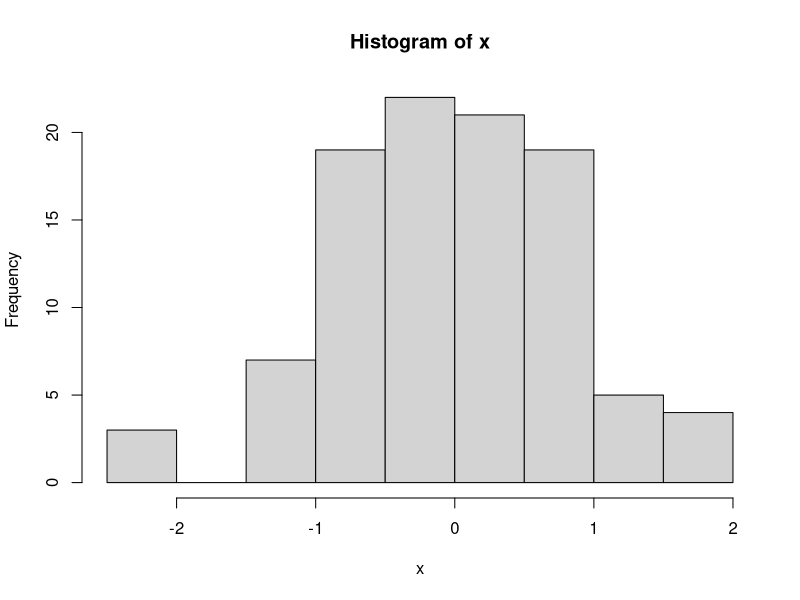

Write the R code that produced this figure.
## ---- chunk 1
knitr::opts_chunk$set(echo = TRUE)
## ---- chunk 2

# 100 random numbers using  normal distribution 
x<-rnorm(100)

# Histogram
hist(x)

